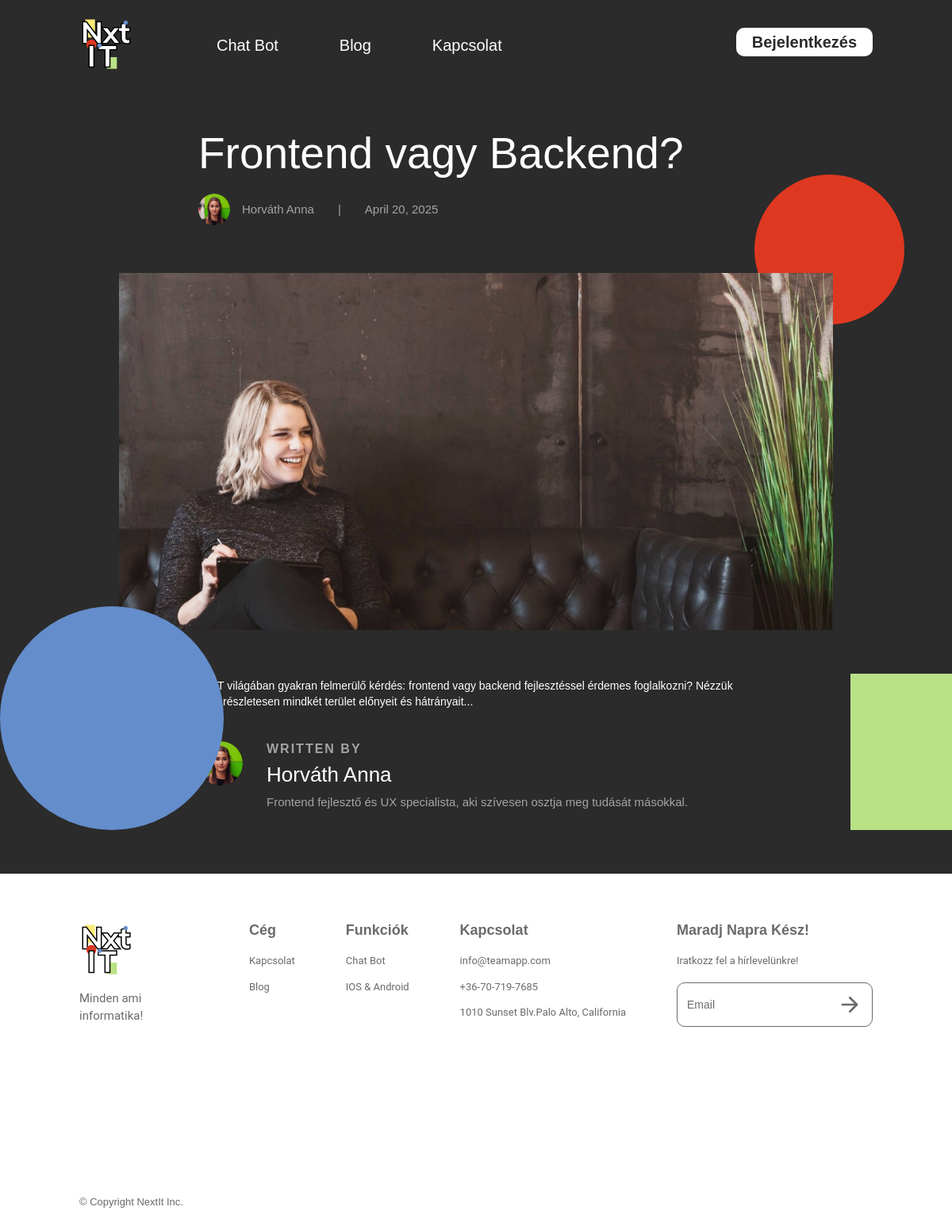
Screenshot of /detail_blog.php?id=2 with the database file from the repository.
### tables this page shows
CREATE TABLE IF NOT EXISTS blog_posts (
    id INT AUTO_INCREMENT PRIMARY KEY,
    title VARCHAR(255) NOT NULL,
    content TEXT NOT NULL,
    thumbnail_path VARCHAR(255),
    author_id INT NOT NULL,
    created_at TIMESTAMP DEFAULT CURRENT_TIMESTAMP,
    updated_at TIMESTAMP DEFAULT CURRENT_TIMESTAMP ON UPDATE CURRENT_TIMESTAMP,
    FOREIGN KEY (author_id) REFERENCES authors(id)
);

CREATE TABLE IF NOT EXISTS authors (
    id INT AUTO_INCREMENT PRIMARY KEY,
    user_id INT,
    name VARCHAR(255) NOT NULL,
    avatar_path VARCHAR(255),
    bio TEXT,
    created_at TIMESTAMP DEFAULT CURRENT_TIMESTAMP,
    FOREIGN KEY (user_id) REFERENCES users(id)
);

### detail_blog.php (the view, shortened to what this page needs)
<?php
$post_id = filter_var($_GET['id'] ?? 0, FILTER_SANITIZE_NUMBER_INT);
try {
    $conn = connectDB();
    $stmt = $conn->prepare("
        SELECT
            blog_posts.*,
            authors.name as author_name,
            authors.avatar_path as author_avatar,
            authors.bio as author_bio
        FROM blog_posts
        JOIN authors ON blog_posts.author_id = authors.id
        WHERE blog_posts.id = :id
    ");
    $stmt->bindParam(':id', $post_id);
    $stmt->execute();
    $post = $stmt->fetch(PDO::FETCH_ASSOC);
} catch(PDOException $e) {
    header("Location: blog.php");
    exit();
}
?>
<!DOCTYPE html>
<html data-wf-page="66d02fb4f2a7b52a72435c93" data-wf-site="65fc333eda750eb38f8b67a0">
<head>
  <link href="css/normalize.css" rel="stylesheet" type="text/css">
  <link href="css/webflow.css" rel="stylesheet" type="text/css">
  <link href="css/first-cb9532.webflow.css" rel="stylesheet" type="text/css">
</head>
<body class="body-3">
  <div id="luxy" class="smooth-wrapper">
    <section class="section white-section">
      <div data-animation="default" data-collapse="medium" data-duration="400" data-easing="ease" data-easing2="ease" role="banner" class="navbar w-nav">
        <div class="nav-container w-container">
          <a href="index.php" class="brand w-nav-brand"><img src="images/Logo.png" loading="lazy" width="66" alt="" class="image"></a>
          <nav role="navigation" class="nav-menu w-clearfix w-nav-menu">
            <a href="chat-bot.php" class="nav-link left first w-nav-link">Chat Bot</a>
            <a href="blog.php" class="nav-link left w-nav-link">Blog</a>
            <a href="kapcsolat.php" class="nav-link left w-nav-link">Kapcsolat</a>
          </nav>
          <?php if(isset($_SESSION['user_id'])): ?>
            <a href="process/logout.php" class="nav-link nav-button w-nav-link">Kijelentkezés</a>
          <?php else: ?>
            <a href="log-in.html" class="nav-link nav-button w-nav-link">Bejelentkezés</a>
          <?php endif; ?>
        </div>
      </div>
      <div class="blog-container top-margin">
        <h1 class="heading-10"><?php echo htmlspecialchars($post['title']); ?></h1>
        <div class="author-and-date">
          <div class="avatar-img" style="background-image: url('<?php echo htmlspecialchars($post['author_avatar']); ?>')"></div>
          <div class="author-name"><?php echo htmlspecialchars($post['author_name']); ?></div>
          <div class="divider">|</div>
          <div class="author-name"><?php echo date('F j, Y', strtotime($post['created_at'])); ?></div>
        </div>
      </div>
      <div class="blog-container _900-wide">
        <div class="main-img" style="background-image: url('<?php echo htmlspecialchars($post['thumbnail_path']); ?>')"></div>
      </div>
      <div class="blog-container">
        <div class="rich-text w-richtext">
          <?php echo $post['content']; ?>
        </div>
        <div class="author-blocck">
          <div>
            <div class="text-block-7">WRITTEN BY</div>
            <div class="text-block-8"><?php echo htmlspecialchars($post['author_name']); ?></div>
            <div class="text-block-6"><?php echo htmlspecialchars($post['author_bio']); ?></div>
          </div>
        </div>
      </div>
      <img src="images/red-ccircle.svg" loading="lazy" alt="" class="redc1">
      <img src="images/green-square.svg" loading="lazy" alt="" height="Auto" class="greens1">
      <img src="images/Bg-purple-2.svg" loading="lazy" alt="" class="purplec1">
    </section>
    <section class="section footer">
      <div class="nav-container">
        <div class="flexbox-2 footer">
          <div class="footer-column first">
            <a href="index.php" class="w-inline-block"><img width="66" loading="lazy" alt="" src="images/Logo.png"></a>
            <div class="text-block-4">Minden ami informatika!</div>
          </div>
          <div class="footer-column">
            <h3>Cég</h3>
            <a href="kapcsolat.php" class="link">Kapcsolat</a>
            <a href="blog.php" class="link">Blog</a>
          </div>
          <div class="footer-column">
            <h3>Funkciók</h3>
            <a href="chat-bot.php" class="link">Chat Bot</a>
            <a href="log-in.html" class="link">IOS &amp; Android<br></a>
          </div>
          <div class="footer-column">
            <h3>Kapcsolat</h3>
            <a href="mailto:info@teamapp.com" class="link">info@teamapp.com</a>
            <a href="tel:+36-70-719-7685" class="link">+36-70-719-7685</a>
            <a href="#" class="link">1010 Sunset Blv.Palo Alto, California</a>
          </div>
          <div class="footer-column last">
            <h3>Maradj Napra Kész!</h3>
            <div class="sub-text">Iratkozz fel a hírlevelünkre!</div>
            <div class="form-block w-form">
              <form action="process/subscribe.php" method="post" class="form-copy">
                <input class="text-field-copy w-input" maxlength="256" name="email" placeholder="Email" type="email" required="">
                <input type="submit" class="arrow-button w-button" value="b">
              </form>
            </div>
          </div>
        </div>
        <div class="text-block-3">© Copyright NextIt Inc.</div>
      </div>
    </section>
  </div>
</body>
</html>

### css/webflow.css (style rules this page uses)
* { -webkit-box-sizing: border-box; -moz-box-sizing: border-box; box-sizing: border-box; }
html { height: 100%; }
body { margin: 0; min-height: 100%; background-color: #fff; font-family: Arial, sans-serif; font-size: 14px; line-height: 20px; color: #333; }
img { max-width: 100%; vertical-align: middle; display: inline-block; }
.w-inline-block { max-width: 100%; display: inline-block; }
.w-clearfix:before, .w-clearfix:after { content: " "; display: table; grid-column-start: 1; grid-row-start: 1; grid-column-end: 2; grid-row-end: 2; }
.w-clearfix:after { clear: both; }
.w-button { display: inline-block; padding: 9px 15px; background-color: #3898EC; color: white; border: 0; line-height: inherit; text-decoration: none; cursor: pointer; border-radius: 0; }
input.w-button { -webkit-appearance: button; }
h1, h2, h3, h4, h5, h6 { font-weight: bold; margin-bottom: 10px; }
h1 { font-size: 38px; line-height: 44px; margin-top: 20px; }
h3 { font-size: 24px; line-height: 30px; margin-top: 20px; }
.w-form { margin: 0 0 15px; }
.w-input, .w-select { display: block; width: 100%; height: 38px; padding: 8px 12px; margin-bottom: 10px; font-size: 14px; line-height: 1.42857143; color: #333333; vertical-align: middle; background-color: #ffffff; border: 1px solid #cccccc; }
.w-input::placeholder, .w-select::placeholder { color: #999; }
.w-container { margin-left: auto; margin-right: auto; max-width: 940px; }
.w-container:before, .w-container:after { content: " "; display: table; grid-column-start: 1; grid-row-start: 1; grid-column-end: 2; grid-row-end: 2; }
.w-container:after { clear: both; }
.w-richtext:before, .w-richtext:after { content: " "; display: table; grid-column-start: 1; grid-row-start: 1; grid-column-end: 2; grid-row-end: 2; }
.w-richtext:after { clear: both; }
.w-nav { position: relative; background: #dddddd; z-index: 1000; }
.w-nav:before, .w-nav:after { content: " "; display: table; grid-column-start: 1; grid-row-start: 1; grid-column-end: 2; grid-row-end: 2; }
.w-nav:after { clear: both; }
.w-nav-brand { position: relative; float: left; text-decoration: none; color: #333333; }
.w-nav-link { position: relative; display: inline-block; vertical-align: top; text-decoration: none; color: #222222; padding: 20px; text-align: left; margin-left: auto; margin-right: auto; }
.w-nav-menu { position: relative; float: right; }

### rows the page displays
blog_posts: title "Frontend vagy Backend?", author.avatar_path (picture), author.name "Horváth Anna", created_at "April 20, 2025", thumbnail_path (picture), content "Az IT világában gyakran felmerülő kérdés: frontend vagy backend fejlesztéssel érdemes foglalkozni? Nézzük meg részletesen mindkét terület előnyeit és hátrányait...", author.bio "Frontend fejlesztő és UX specialista, aki szívesen osztja meg tudását másokkal."
